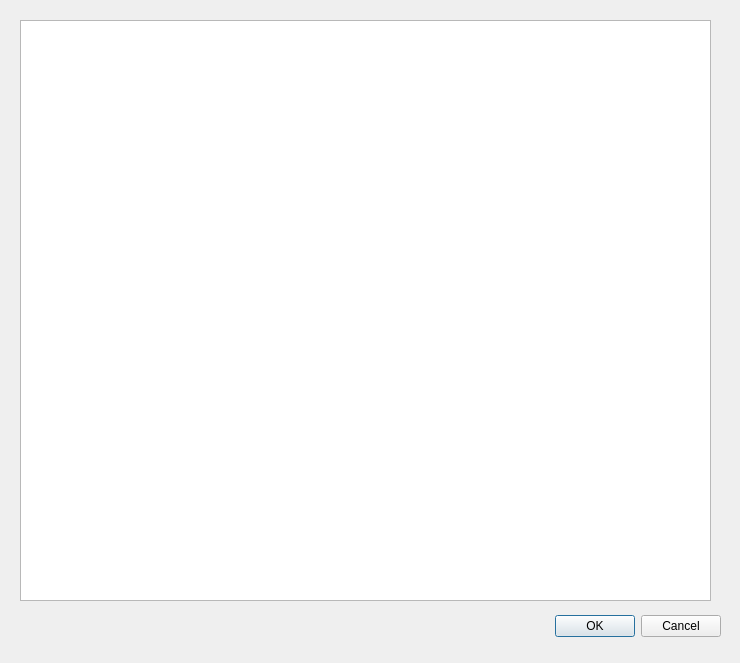
<?xml version="1.0" encoding="UTF-8"?>
<ui version="4.0">
 <class>SQLLogging</class>
 <widget class="QDialog" name="SQLLogging">
  <property name="geometry">
   <rect>
    <x>0</x>
    <y>0</y>
    <width>740</width>
    <height>663</height>
   </rect>
  </property>
  <property name="windowTitle">
   <string>Dialog</string>
  </property>
  <widget class="QDialogButtonBox" name="buttonBox">
   <property name="geometry">
    <rect>
     <x>380</x>
     <y>610</y>
     <width>341</width>
     <height>32</height>
    </rect>
   </property>
   <property name="orientation">
    <enum>Qt::Horizontal</enum>
   </property>
   <property name="standardButtons">
    <set>QDialogButtonBox::Cancel|QDialogButtonBox::Ok</set>
   </property>
  </widget>
  <widget class="QPlainTextEdit" name="sqlLogDisplay">
   <property name="geometry">
    <rect>
     <x>20</x>
     <y>20</y>
     <width>691</width>
     <height>581</height>
    </rect>
   </property>
  </widget>
 </widget>
 <resources/>
 <connections>
  <connection>
   <sender>buttonBox</sender>
   <signal>accepted()</signal>
   <receiver>SQLLogging</receiver>
   <slot>accept()</slot>
   <hints>
    <hint type="sourcelabel">
     <x>248</x>
     <y>254</y>
    </hint>
    <hint type="destinationlabel">
     <x>157</x>
     <y>274</y>
    </hint>
   </hints>
  </connection>
  <connection>
   <sender>buttonBox</sender>
   <signal>rejected()</signal>
   <receiver>SQLLogging</receiver>
   <slot>reject()</slot>
   <hints>
    <hint type="sourcelabel">
     <x>316</x>
     <y>260</y>
    </hint>
    <hint type="destinationlabel">
     <x>286</x>
     <y>274</y>
    </hint>
   </hints>
  </connection>
 </connections>
</ui>
